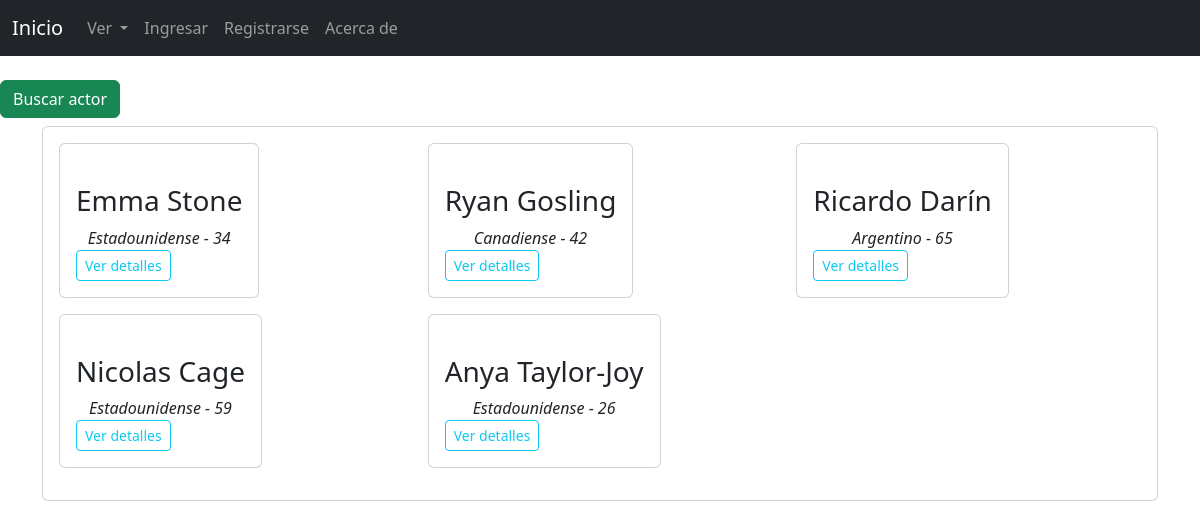
Before: /AppCoder/listarActores/ with the older database file.
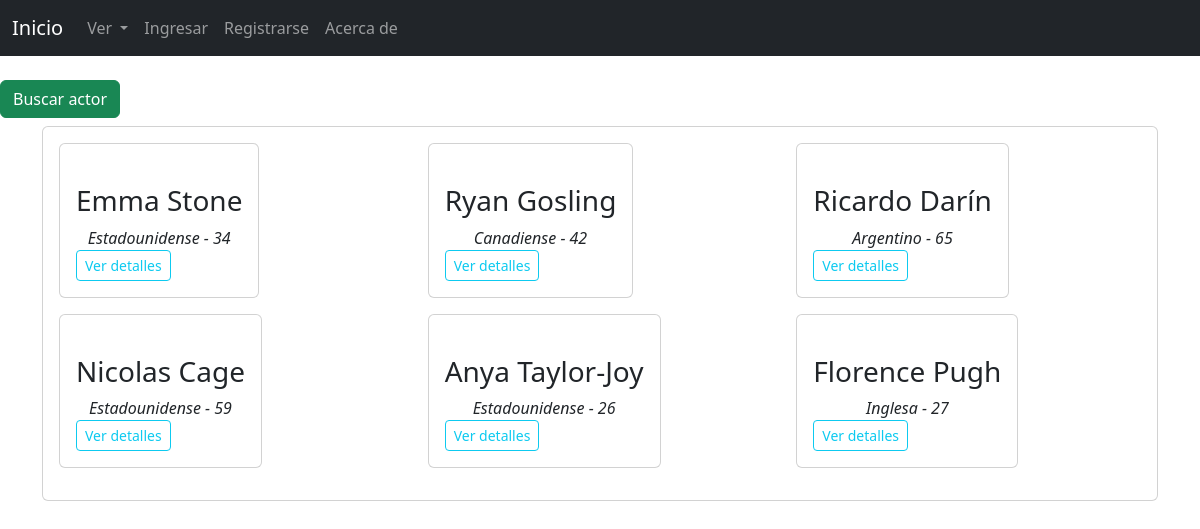
After: the same page with the newer database file.
### AppCoder/models.py (models this page shows, shortened)
class actor(models.Model):
    nombre = models.CharField(max_length=80)
    apellido = models.CharField(max_length=80)
    edad = models.IntegerField()
    nacionalidad = models.CharField(max_length=80)
    foto = models.URLField(null=True, blank=True)
    pelishechas = models.ManyToManyField(pelicula, related_name="pelishechasactores", blank=True)

### AppCoder/views.py (the view)
# urls.py: path("listarActores/", listarActores, name="listarActores"),
def listarActores(request):
    actores = actor.objects.all()
    return render (request, "AppCoder/listarActores.html", {"actores": actores})

### AppCoder/templates/AppCoder/listarActores.html (shortened to what this page needs)
{% extends "AppCoder/padre.html" %}
{% block contenido %}
<br>
<a href="{% url 'busquedaActor' %}" class="btn btn-success">Buscar actor</a>
<div class="container">
    <div class="card">
        <div class="card-body">
           <div class="row">
                {% for actor in actores %}
                <div class="col-lg-4 mb-3 d-flex align-items-stretch">
                    <div class="card">
                        <div class="card-body">
                            <div class="text-center">
                            <h3 class="text-center">{{ actor.nombre }} {{ actor.apellido }}</h3>
                            <i class="text-center">{{ actor.nacionalidad }} - {{ actor.edad }}</i>
                            </div>
                    <a href="/AppCoder/detalleActor/{{ actor.id }}/" class="btn btn-outline-info btn-sm mt-auto align-self-start">Ver detalles</a>
                        </div>
                    </div>
                </div>
                {% endfor %}
            </div>
        </div>
    </div>
</div>
{% endblock %}

Changed rows visible on the page:
added actor: nombre "Florence", apellido "Pugh", nacionalidad "Inglesa", edad "27"
